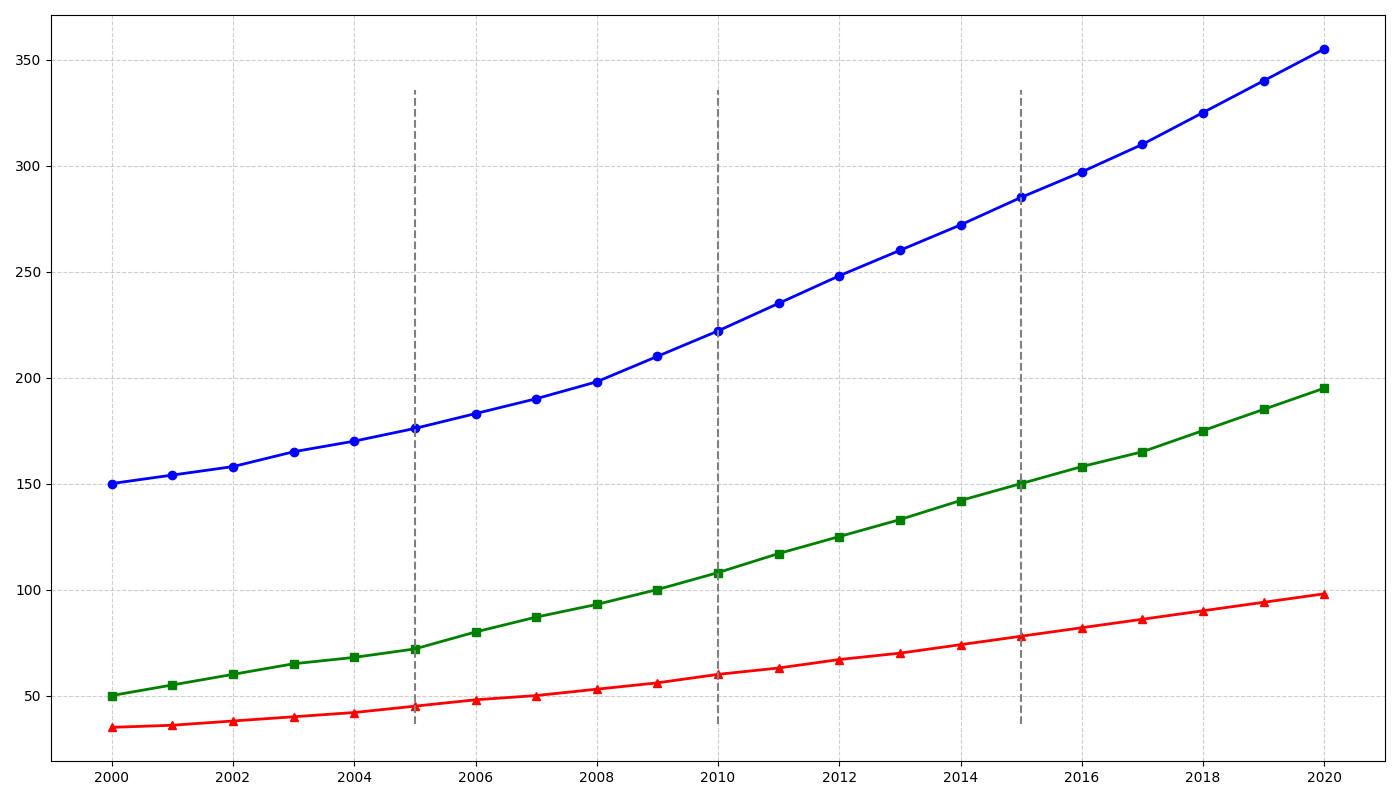

The Python source for this figure:
import matplotlib.pyplot as plt
import numpy as np

# Data for plotting
years = np.arange(2000, 2021)
population = np.array([
    150, 154, 158, 165, 170, 176, 183, 190, 198, 210,
    222, 235, 248, 260, 272, 285, 297, 310, 325, 340, 355
])
businesses = np.array([
    50, 55, 60, 65, 68, 72, 80, 87, 93, 100,
    108, 117, 125, 133, 142, 150, 158, 165, 175, 185, 195
])
household_income = np.array([
    35, 36, 38, 40, 42, 45, 48, 50, 53, 56,
    60, 63, 67, 70, 74, 78, 82, 86, 90, 94, 98
])

# Create a figure and axis
fig, ax = plt.subplots(figsize=(14, 8))

# Plot lines for each data set
ax.plot(years, population, color='blue', linestyle='-', marker='o', linewidth=2)
ax.plot(years, businesses, color='green', linestyle='-', marker='s', linewidth=2)
ax.plot(years, household_income, color='red', linestyle='-', marker='^', linewidth=2)

# Remove legend
# ax.legend(loc='upper left', fontsize=12)

# Add grid
ax.grid(True, linestyle='--', alpha=0.6)

# Configure x-axis tick marks
ax.set_xticks(np.arange(2000, 2021, 2))

# Highlight significant milestones
milestones = [2005, 2010, 2015]
for year in milestones:
    ax.axvline(x=year, color='grey', linestyle='--', linewidth=1.5, ymin=0.05, ymax=0.9)

# Ensure layout is not overlapping
plt.tight_layout()

# Display the plot
plt.show()
